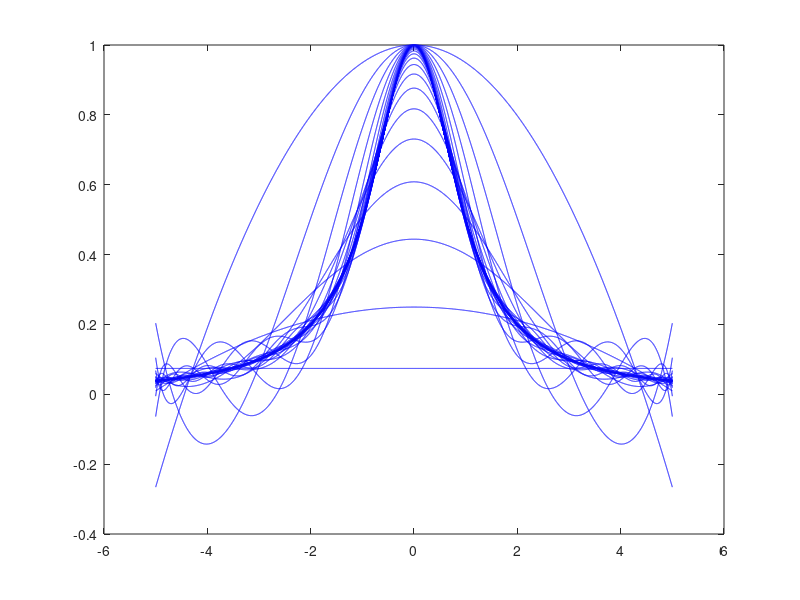

Source code (MATLAB):
function prikladLagrangeovaInterpolace()

% f = @(x) (sin(pi*x));
% x0 = -1; xn = 1;

f = @(x) (1./(1+x.^2));
x0 = -5; xn = 5;
a = x0; b = xn;
xx = x0:0.001:xn;
plot(xx,f(xx),'r');
pause

for n=1:40
    i=0:n;
    xvlnka = cos((2*i+1).*pi./(2*(n+1)));
    x = (a+b)/2+((b-a)/2)*xvlnka;
    ff = xx; ff(:) = 0;
    for j=0:n
        Lj = xx; Lj(:) = 1;
        for k=0:n
            if k==j
                continue;
            end
            Lj = Lj.*((xx-x(k+1))./(x(j+1)-x(k+1)));
        end
        ff = ff + f(x(j+1))*Lj;
    end
    n
    chyba = max(abs(ff-f(xx)))
    hold on
    plot(xx,ff,'b')
    pause(0.5);
end